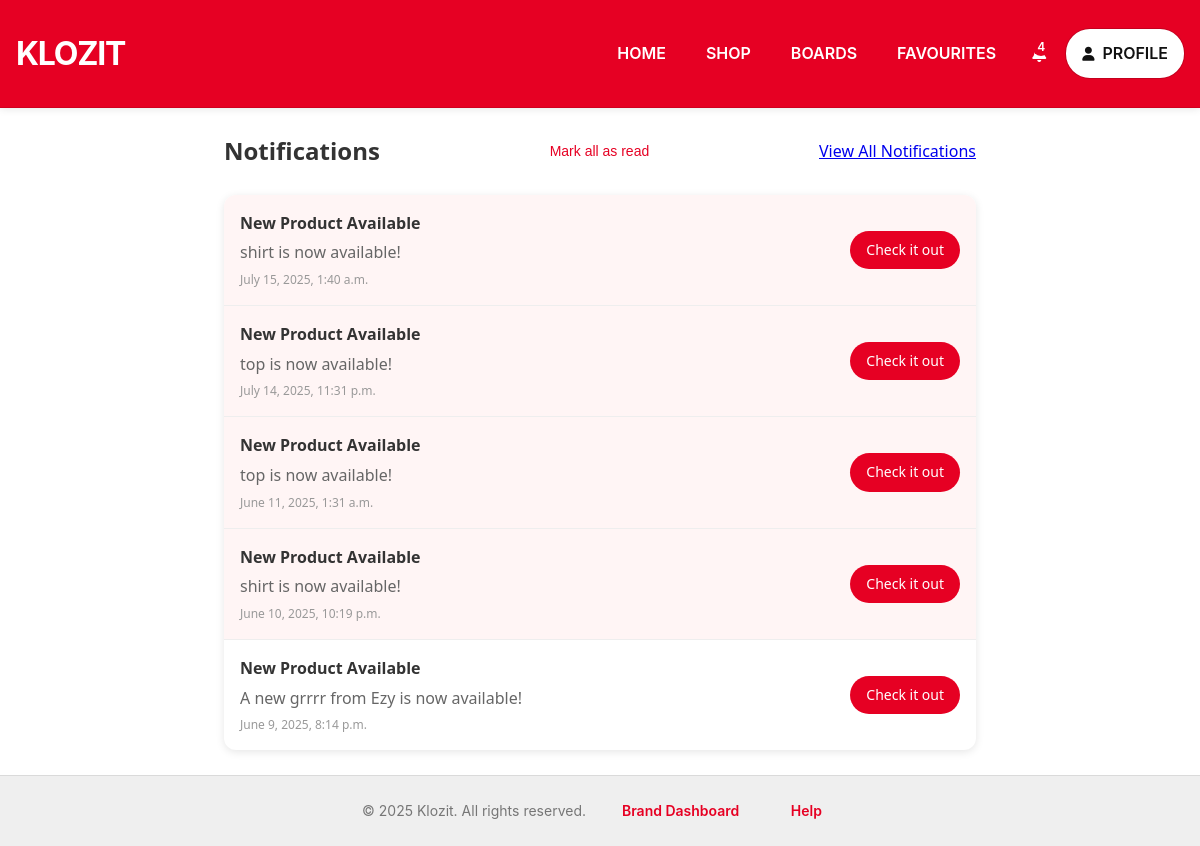
The app's page /notifications/ (signed in) with its own data.
### accounts/models.py (models this page shows, shortened)
class Notification(models.Model):
    NOTIFICATION_TYPES = (
        ('new_product', 'New Product'),
        ('price_drop', 'Price Drop'),
        ('back_in_stock', 'Back in Stock'),
    )
    user = models.ForeignKey(User, on_delete=models.CASCADE, related_name='notifications')
    type = models.CharField(max_length=20, choices=NOTIFICATION_TYPES)
    title = models.CharField(max_length=255)
    message = models.TextField()
    link = models.CharField(max_length=255, blank=True)
    is_read = models.BooleanField(default=False)
    created_at = models.DateTimeField(auto_now_add=True)
    class Meta:
        ordering = ['-created_at']

### accounts/views.py (the view)
# urls.py: path('notifications/', views.notifications_page, name='notifications'),
@login_required
def notifications_page(request):
    notifications = Notification.objects.filter(user=request.user).order_by('-created_at')
    return render(request, 'accounts/notifications.html', {
        'notifications': notifications
    })

### templates/accounts/notifications.html (shortened to what this page needs)
{% extends 'base.html' %} {% load static %} {% block content %}
<div class="notifications-page">
  <div class="notifications-header">
    <h1>Notifications</h1>
    {% if notifications %}
    <button class="mark-all-read" id="markAllRead">Mark all as read</button>
    {% endif %}
    <a href="{% url 'notifications' %}" class="view-all-link"
      >View All Notifications</a
    >
  </div>
  <div class="notifications-list">
    {% if notifications %} {% for notification in notifications %}
    <div
      class="notification-item {% if not notification.is_read %}unread{% endif %}"
      data-id="{{ notification.id }}"
    >
      <div class="notification-content">
        <div class="notification-title">{{ notification.title }}</div>
        <div class="notification-message">{{ notification.message }}</div>
        <div class="notification-time">
          {{ notification.created_at|date:"F j, Y, g:i a" }}
        </div>
      </div>
      {% if notification.link %}
      <a href="{{ notification.link }}" class="check-it-out">Check it out</a>
      {% endif %}
    </div>
    {% endfor %} {% else %}
    <div class="no-notifications">
      <i class="fas fa-bell-slash"></i>
      <p>No notifications yet</p>
    </div>
    {% endif %}
  </div>
</div>
{% endblock %}

### static/css/styles.css (style rules this page uses)
:root { --primary-color: #2d3436; --accent-color: #e74c3c; --light-gray: #ecf0f1; --dark-gray: #636e72; }
* { margin: 0; padding: 0; box-sizing: border-box; }
body { font-family: 'Segoe UI', sans-serif; background-color: white; color: var(--primary-color); line-height: 1.6; }

### templates/base.html (style rules this page uses)
html, body { height: 100%; margin: 0; padding: 0; }
body { display: flex; flex-direction: column; min-height: 100vh; }

### templates/accounts/notifications.html (style rules this page uses)
.notifications-page { max-width: 800px; margin: 0 auto; padding: 24px; }
.notifications-header { display: flex; justify-content: space-between; align-items: center; margin-bottom: 24px; }
.notifications-header h1 { margin: 0; color: #333; font-size: 24px; }
.mark-all-read { background: none; border: none; color: #e60023; cursor: pointer; font-size: 14px; padding: 8px 16px; border-radius: 20px; transition: background-color 0.2s; }
.notifications-list { background: white; border-radius: 12px; box-shadow: 0 2px 8px rgba(0, 0, 0, 0.1); overflow: hidden; }
.notification-item { padding: 16px; border-bottom: 1px solid #eee; display: flex; justify-content: space-between; align-items: center; transition: background-color 0.2s; }
.notification-item:last-child { border-bottom: none; }
.notification-item.unread { background-color: #fff5f5; }
.notification-content { flex: 1; }
.notification-title { font-weight: 600; color: #333; margin-bottom: 4px; }
.notification-message { color: #666; margin-bottom: 4px; }
.notification-time { color: #999; font-size: 12px; }
.check-it-out { background: #e60023; color: white; text-decoration: none; padding: 8px 16px; border-radius: 20px; font-size: 14px; font-weight: 500; transition: background-color 0.2s; }

### records on screen
Notification: title "New Product Available", message "shirt is now available!", created_at "July 15, 2025, 1:40 a.m."
Notification: title "New Product Available", message "top is now available!", created_at "July 14, 2025, 11:31 p.m."
Notification: title "New Product Available", message "top is now available!", created_at "June 11, 2025, 1:31 a.m."
Notification: title "New Product Available", message "shirt is now available!", created_at "June 10, 2025, 10:19 p.m."
Notification: title "New Product Available", message "A new grrrr from Ezy is now available!", created_at "June 9, 2025, 8:14 p.m."
